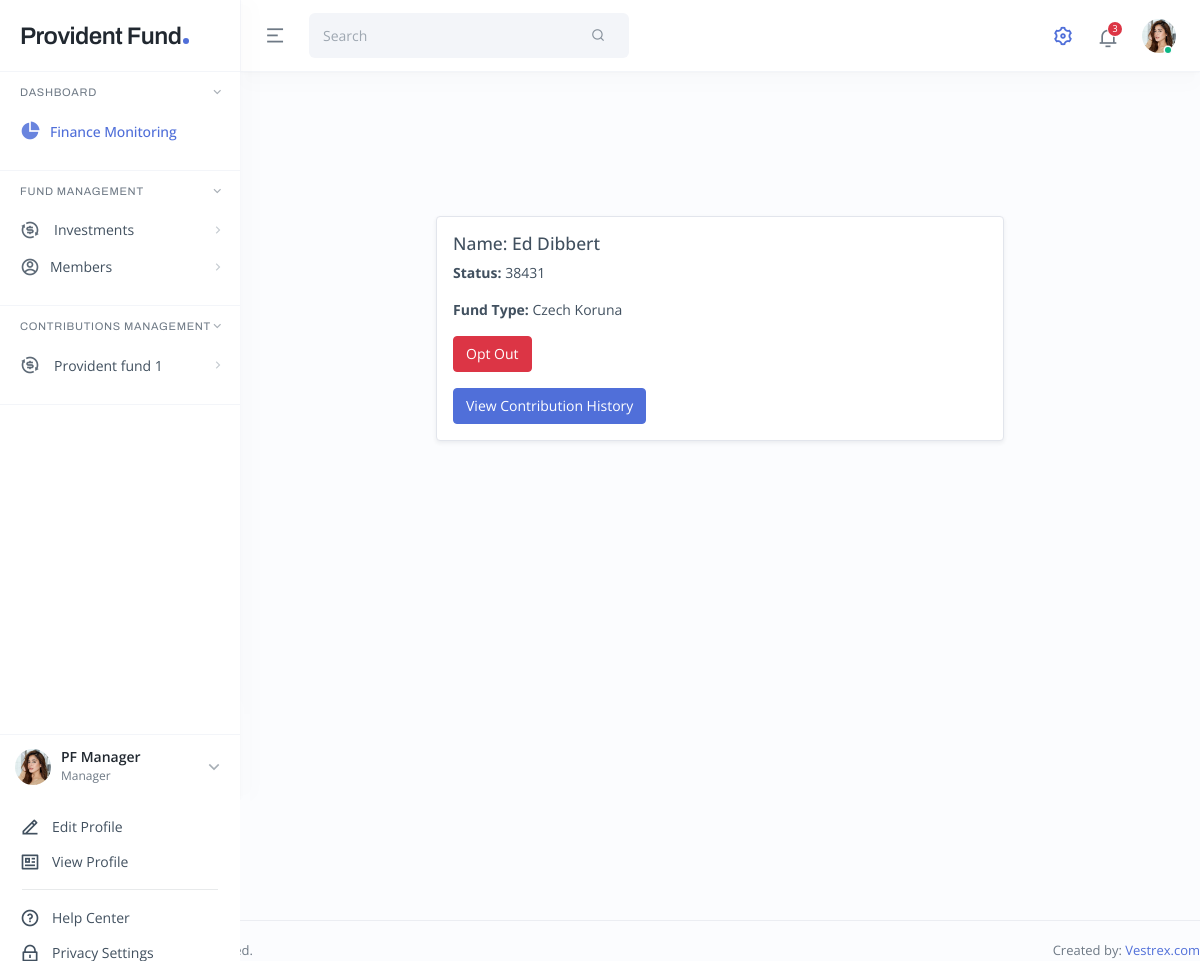
/contributions/staff/8/ (signed in), run on an earlier commit of the app's database.
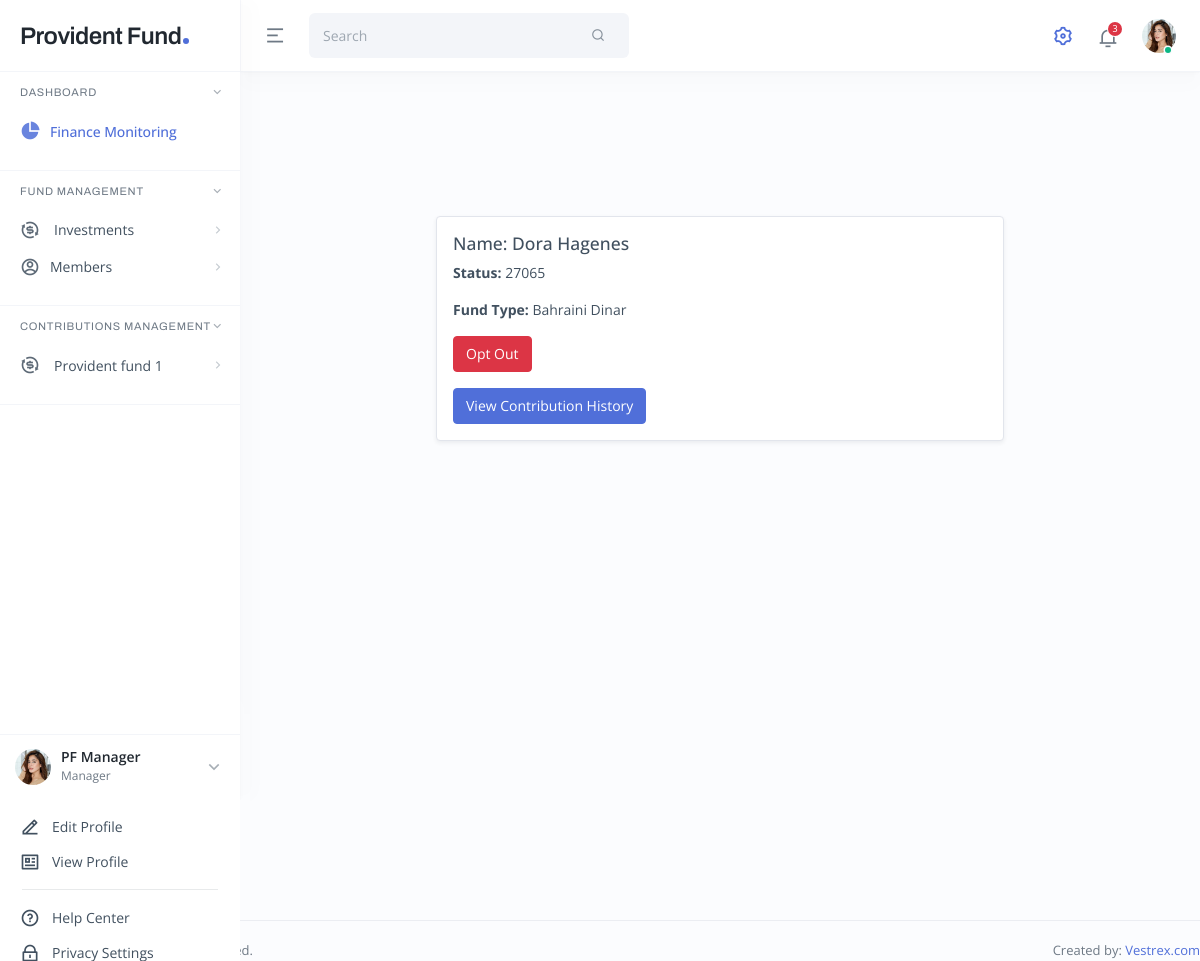
And on a later commit of the database.
### contributions/models.py (models this page shows, shortened)
class StaffAPI(models.Model):
    Id = models.BigIntegerField(primary_key=True,unique=True)
    Fullname = models.CharField(max_length=255)
    Staffnumber = models.IntegerField()
    Datejoined = models.DateTimeField(auto_now=True)
    status =  models.IntegerField()
    Fundtype = models.CharField(max_length=50)
    EmployeeAmount = models.DecimalField(max_digits=10, decimal_places=2)
    EmployerAmount = models.DecimalField(max_digits=10, decimal_places=2)
    RetroEmployeeAmount = models.DecimalField(max_digits=10, decimal_places=2)
    RetroEmployerAmount = models.DecimalField(max_digits=10, decimal_places=2)
    Employee55Amount = models.DecimalField(max_digits=10, decimal_places=2)
    Employer55Amount = models.DecimalField(max_digits=10, decimal_places=2)
    RetroEmployee55Amount = models.DecimalField(max_digits=10, decimal_places=2)
    RetroEmployer55Amount = models.DecimalField(max_digits=10, decimal_places=2)
    ContributionDate = models.DateTimeField(auto_now=True)
    ExitedDate = models.DateTimeField(null=True, blank=True)
    ExitedFlag = models.BooleanField(default=False)

### contributions/views.py (the view)
# urls.py: path('staff/<int:pk>/', views.StaffMemberDetailView.as_view(), name='staff_member_detail'),
@method_decorator(login_required, name='dispatch')
class StaffMemberDetailView(DetailView):
    model = StaffAPI
    template_name = 'contributions/staffmember_detail.html'
    context_object_name = 'membership'

### contributions/templates/contributions/staffmember_detail.html (shortened to what this page needs)
{% extends 'dashboard/base.html' %} {% block content %}
<div class="main main-app p-3 p-lg-4">
  <div class="container mt-5 p-4">
    <div class="row justify-content-center mt-5">
      <div class="col-md-8">
        <div class="card shadow-sm">
          <div class="card-body">
            <h5 class="card-title">Name: {{ membership.Fullname }}</h5>
            <p class="card-text">
              <strong>Status:</strong> {{ membership.status }}
            </p>
            <p class="card-text">
              <strong>Fund Type:</strong> {{ membership.Fundtype }}
            </p>
            <form
              method="post"
              action="{% url 'opt_out_member' membership.pk %}"
              class="mb-3"
            >
              <button type="submit" class="btn btn-danger">Opt Out</button>
            </form>
            <a
              href="{% url 'contribution-history' membership.pk %}"
              class="btn btn-primary"
              >View Contribution History</a
            >
          </div>
        </div>
      </div>
    </div>
  </div>
</div>
{% endblock %}

What changed in the data, as far as the page shows it:
changed StaffAPI: Fullname "Ed Dibbert" → "Dora Hagenes"; status "38431" → "27065"; Fundtype "Czech Koruna" → "Bahraini Dinar"
